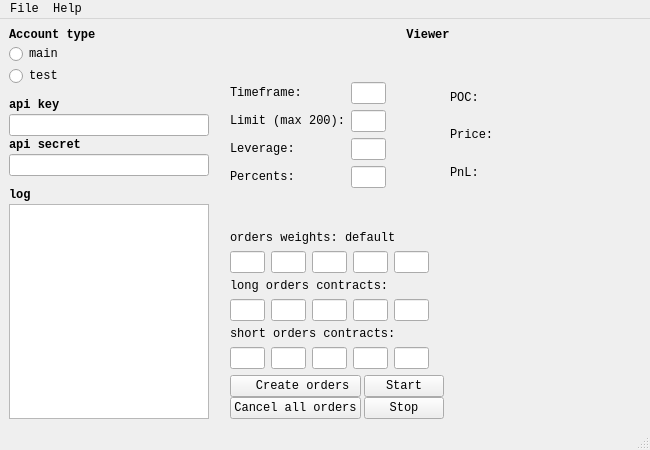
<?xml version="1.0" encoding="UTF-8"?>
<ui version="4.0">
 <class>MainWindow</class>
 <widget class="QMainWindow" name="MainWindow">
  <property name="geometry">
   <rect>
    <x>0</x>
    <y>0</y>
    <width>650</width>
    <height>450</height>
   </rect>
  </property>
  <property name="sizePolicy">
   <sizepolicy hsizetype="Fixed" vsizetype="Fixed">
    <horstretch>0</horstretch>
    <verstretch>0</verstretch>
   </sizepolicy>
  </property>
  <property name="maximumSize">
   <size>
    <width>650</width>
    <height>450</height>
   </size>
  </property>
  <property name="font">
   <font>
    <family>Consolas</family>
    <pointsize>9</pointsize>
   </font>
  </property>
  <property name="windowTitle">
   <string>BITROBOT</string>
  </property>
  <property name="windowIcon">
   <iconset>
    <normaloff>BITROBOT.png</normaloff>BITROBOT.png</iconset>
  </property>
  <widget class="QWidget" name="centralwidget">
   <property name="sizePolicy">
    <sizepolicy hsizetype="Fixed" vsizetype="Fixed">
     <horstretch>0</horstretch>
     <verstretch>0</verstretch>
    </sizepolicy>
   </property>
   <layout class="QGridLayout" name="gridLayout_2">
    <item row="0" column="0">
     <layout class="QGridLayout" name="gridLayout_3">
      <property name="sizeConstraint">
       <enum>QLayout::SetFixedSize</enum>
      </property>
      <property name="horizontalSpacing">
       <number>0</number>
      </property>
      <property name="verticalSpacing">
       <number>2</number>
      </property>
      <item row="0" column="0">
       <widget class="QLabel" name="label">
        <property name="font">
         <font>
          <weight>75</weight>
          <bold>true</bold>
         </font>
        </property>
        <property name="text">
         <string>Account type</string>
        </property>
       </widget>
      </item>
      <item row="6" column="0">
       <widget class="QLineEdit" name="api_key">
        <property name="maximumSize">
         <size>
          <width>200</width>
          <height>16777215</height>
         </size>
        </property>
       </widget>
      </item>
      <item row="7" column="0">
       <widget class="QLabel" name="label_3">
        <property name="font">
         <font>
          <weight>75</weight>
          <bold>true</bold>
         </font>
        </property>
        <property name="text">
         <string>api secret</string>
        </property>
       </widget>
      </item>
      <item row="8" column="0">
       <widget class="QLineEdit" name="api_secret">
        <property name="maximumSize">
         <size>
          <width>200</width>
          <height>16777215</height>
         </size>
        </property>
       </widget>
      </item>
      <item row="5" column="0">
       <widget class="QLabel" name="label_2">
        <property name="font">
         <font>
          <weight>75</weight>
          <bold>true</bold>
         </font>
        </property>
        <property name="text">
         <string>api key</string>
        </property>
       </widget>
      </item>
      <item row="10" column="0">
       <widget class="QLabel" name="label_9">
        <property name="font">
         <font>
          <weight>75</weight>
          <bold>true</bold>
         </font>
        </property>
        <property name="text">
         <string>log</string>
        </property>
       </widget>
      </item>
      <item row="1" column="0">
       <widget class="QRadioButton" name="radioButton_2">
        <property name="text">
         <string>main</string>
        </property>
       </widget>
      </item>
      <item row="2" column="0">
       <widget class="QRadioButton" name="radioButton">
        <property name="text">
         <string>test</string>
        </property>
       </widget>
      </item>
      <item row="11" column="0">
       <widget class="QTextBrowser" name="textBrowser">
        <property name="sizePolicy">
         <sizepolicy hsizetype="Preferred" vsizetype="MinimumExpanding">
          <horstretch>0</horstretch>
          <verstretch>0</verstretch>
         </sizepolicy>
        </property>
        <property name="maximumSize">
         <size>
          <width>200</width>
          <height>16777215</height>
         </size>
        </property>
        <property name="sizeAdjustPolicy">
         <enum>QAbstractScrollArea::AdjustIgnored</enum>
        </property>
       </widget>
      </item>
      <item row="4" column="0">
       <spacer name="verticalSpacer">
        <property name="orientation">
         <enum>Qt::Vertical</enum>
        </property>
        <property name="sizeType">
         <enum>QSizePolicy::Fixed</enum>
        </property>
        <property name="sizeHint" stdset="0">
         <size>
          <width>20</width>
          <height>10</height>
         </size>
        </property>
       </spacer>
      </item>
      <item row="9" column="0">
       <spacer name="verticalSpacer_3">
        <property name="orientation">
         <enum>Qt::Vertical</enum>
        </property>
        <property name="sizeType">
         <enum>QSizePolicy::Fixed</enum>
        </property>
        <property name="sizeHint" stdset="0">
         <size>
          <width>20</width>
          <height>10</height>
         </size>
        </property>
       </spacer>
      </item>
     </layout>
    </item>
    <item row="0" column="1">
     <layout class="QVBoxLayout" name="mainV2">
      <property name="spacing">
       <number>1</number>
      </property>
      <item>
       <widget class="QLabel" name="label_16">
        <property name="font">
         <font>
          <weight>75</weight>
          <bold>true</bold>
         </font>
        </property>
        <property name="text">
         <string>Viewer</string>
        </property>
        <property name="alignment">
         <set>Qt::AlignCenter</set>
        </property>
       </widget>
      </item>
      <item>
       <widget class="QWidget" name="plotwidget" native="true">
        <property name="sizePolicy">
         <sizepolicy hsizetype="Fixed" vsizetype="Fixed">
          <horstretch>0</horstretch>
          <verstretch>0</verstretch>
         </sizepolicy>
        </property>
       </widget>
      </item>
      <item>
       <layout class="QFormLayout" name="formLayout_2">
        <property name="fieldGrowthPolicy">
         <enum>QFormLayout::FieldsStayAtSizeHint</enum>
        </property>
        <property name="horizontalSpacing">
         <number>6</number>
        </property>
        <property name="verticalSpacing">
         <number>6</number>
        </property>
        <property name="leftMargin">
         <number>15</number>
        </property>
        <property name="rightMargin">
         <number>15</number>
        </property>
        <item row="0" column="1">
         <spacer name="verticalSpacer_4">
          <property name="orientation">
           <enum>Qt::Vertical</enum>
          </property>
          <property name="sizeHint" stdset="0">
           <size>
            <width>20</width>
            <height>8</height>
           </size>
          </property>
         </spacer>
        </item>
        <item row="1" column="0">
         <layout class="QFormLayout" name="formLayout">
          <item row="1" column="0">
           <widget class="QLabel" name="label_4">
            <property name="sizePolicy">
             <sizepolicy hsizetype="Fixed" vsizetype="Preferred">
              <horstretch>0</horstretch>
              <verstretch>0</verstretch>
             </sizepolicy>
            </property>
            <property name="text">
             <string>Timeframe:      </string>
            </property>
           </widget>
          </item>
          <item row="1" column="1">
           <widget class="QLineEdit" name="lineEdit_3">
            <property name="sizePolicy">
             <sizepolicy hsizetype="Fixed" vsizetype="Fixed">
              <horstretch>0</horstretch>
              <verstretch>0</verstretch>
             </sizepolicy>
            </property>
            <property name="maximumSize">
             <size>
              <width>35</width>
              <height>16777215</height>
             </size>
            </property>
           </widget>
          </item>
          <item row="2" column="0">
           <widget class="QLabel" name="label_5">
            <property name="sizePolicy">
             <sizepolicy hsizetype="Fixed" vsizetype="Preferred">
              <horstretch>0</horstretch>
              <verstretch>0</verstretch>
             </sizepolicy>
            </property>
            <property name="text">
             <string>Limit (max 200):</string>
            </property>
           </widget>
          </item>
          <item row="2" column="1">
           <widget class="QLineEdit" name="lineEdit_4">
            <property name="sizePolicy">
             <sizepolicy hsizetype="Fixed" vsizetype="Fixed">
              <horstretch>0</horstretch>
              <verstretch>0</verstretch>
             </sizepolicy>
            </property>
            <property name="maximumSize">
             <size>
              <width>35</width>
              <height>16777215</height>
             </size>
            </property>
           </widget>
          </item>
          <item row="3" column="0">
           <widget class="QLabel" name="label_6">
            <property name="sizePolicy">
             <sizepolicy hsizetype="Fixed" vsizetype="Preferred">
              <horstretch>0</horstretch>
              <verstretch>0</verstretch>
             </sizepolicy>
            </property>
            <property name="text">
             <string>Leverage: </string>
            </property>
           </widget>
          </item>
          <item row="3" column="1">
           <widget class="QLineEdit" name="lineEdit_5">
            <property name="sizePolicy">
             <sizepolicy hsizetype="Fixed" vsizetype="Fixed">
              <horstretch>0</horstretch>
              <verstretch>0</verstretch>
             </sizepolicy>
            </property>
            <property name="maximumSize">
             <size>
              <width>35</width>
              <height>16777215</height>
             </size>
            </property>
           </widget>
          </item>
          <item row="4" column="0">
           <widget class="QLabel" name="label_18">
            <property name="sizePolicy">
             <sizepolicy hsizetype="Fixed" vsizetype="Preferred">
              <horstretch>0</horstretch>
              <verstretch>0</verstretch>
             </sizepolicy>
            </property>
            <property name="text">
             <string>Percents:</string>
            </property>
           </widget>
          </item>
          <item row="4" column="1">
           <widget class="QLineEdit" name="lineEdit_6">
            <property name="sizePolicy">
             <sizepolicy hsizetype="Fixed" vsizetype="Fixed">
              <horstretch>0</horstretch>
              <verstretch>0</verstretch>
             </sizepolicy>
            </property>
            <property name="maximumSize">
             <size>
              <width>35</width>
              <height>16777215</height>
             </size>
            </property>
           </widget>
          </item>
         </layout>
        </item>
        <item row="1" column="1">
         <layout class="QVBoxLayout" name="verticalLayout_6">
          <item>
           <layout class="QHBoxLayout" name="horizontalLayout_4">
            <item>
             <widget class="QLabel" name="label_14">
              <property name="text">
               <string>POC:</string>
              </property>
              <property name="alignment">
               <set>Qt::AlignJustify|Qt::AlignVCenter</set>
              </property>
             </widget>
            </item>
            <item>
             <widget class="QLabel" name="label_10">
              <property name="text">
               <string/>
              </property>
              <property name="alignment">
               <set>Qt::AlignJustify|Qt::AlignVCenter</set>
              </property>
             </widget>
            </item>
           </layout>
          </item>
          <item>
           <layout class="QHBoxLayout" name="horizontalLayout_5">
            <item>
             <widget class="QLabel" name="label_13">
              <property name="text">
               <string>Price:</string>
              </property>
              <property name="alignment">
               <set>Qt::AlignJustify|Qt::AlignVCenter</set>
              </property>
             </widget>
            </item>
            <item>
             <widget class="QLabel" name="label_12">
              <property name="text">
               <string/>
              </property>
              <property name="alignment">
               <set>Qt::AlignJustify|Qt::AlignVCenter</set>
              </property>
             </widget>
            </item>
           </layout>
          </item>
          <item>
           <layout class="QHBoxLayout" name="horizontalLayout_6">
            <item>
             <widget class="QLabel" name="label_11">
              <property name="text">
               <string>PnL:</string>
              </property>
              <property name="alignment">
               <set>Qt::AlignJustify|Qt::AlignVCenter</set>
              </property>
             </widget>
            </item>
            <item>
             <widget class="QLabel" name="label_15">
              <property name="text">
               <string/>
              </property>
              <property name="alignment">
               <set>Qt::AlignJustify|Qt::AlignVCenter</set>
              </property>
             </widget>
            </item>
           </layout>
          </item>
         </layout>
        </item>
        <item row="2" column="0">
         <spacer name="verticalSpacer_2">
          <property name="orientation">
           <enum>Qt::Vertical</enum>
          </property>
          <property name="sizeHint" stdset="0">
           <size>
            <width>20</width>
            <height>8</height>
           </size>
          </property>
         </spacer>
        </item>
        <item row="3" column="0">
         <widget class="QLabel" name="label_7">
          <property name="sizePolicy">
           <sizepolicy hsizetype="Fixed" vsizetype="Preferred">
            <horstretch>0</horstretch>
            <verstretch>0</verstretch>
           </sizepolicy>
          </property>
          <property name="text">
           <string>orders weights: default</string>
          </property>
         </widget>
        </item>
        <item row="4" column="0">
         <layout class="QHBoxLayout" name="horizontalLayout">
          <item>
           <widget class="QLineEdit" name="w1">
            <property name="sizePolicy">
             <sizepolicy hsizetype="Maximum" vsizetype="Fixed">
              <horstretch>0</horstretch>
              <verstretch>0</verstretch>
             </sizepolicy>
            </property>
            <property name="maximumSize">
             <size>
              <width>35</width>
              <height>16777215</height>
             </size>
            </property>
           </widget>
          </item>
          <item>
           <widget class="QLineEdit" name="w2">
            <property name="sizePolicy">
             <sizepolicy hsizetype="Fixed" vsizetype="Fixed">
              <horstretch>0</horstretch>
              <verstretch>0</verstretch>
             </sizepolicy>
            </property>
            <property name="maximumSize">
             <size>
              <width>35</width>
              <height>16777215</height>
             </size>
            </property>
            <property name="clearButtonEnabled">
             <bool>false</bool>
            </property>
           </widget>
          </item>
          <item>
           <widget class="QLineEdit" name="w3">
            <property name="sizePolicy">
             <sizepolicy hsizetype="Fixed" vsizetype="Fixed">
              <horstretch>0</horstretch>
              <verstretch>0</verstretch>
             </sizepolicy>
            </property>
            <property name="maximumSize">
             <size>
              <width>35</width>
              <height>16777215</height>
             </size>
            </property>
           </widget>
          </item>
          <item>
           <widget class="QLineEdit" name="w4">
            <property name="sizePolicy">
             <sizepolicy hsizetype="Fixed" vsizetype="Fixed">
              <horstretch>0</horstretch>
              <verstretch>0</verstretch>
             </sizepolicy>
            </property>
            <property name="maximumSize">
             <size>
              <width>35</width>
              <height>16777215</height>
             </size>
            </property>
           </widget>
          </item>
          <item>
           <widget class="QLineEdit" name="w5">
            <property name="sizePolicy">
             <sizepolicy hsizetype="Fixed" vsizetype="Fixed">
              <horstretch>0</horstretch>
              <verstretch>0</verstretch>
             </sizepolicy>
            </property>
            <property name="maximumSize">
             <size>
              <width>35</width>
              <height>16777215</height>
             </size>
            </property>
           </widget>
          </item>
         </layout>
        </item>
        <item row="5" column="0">
         <widget class="QLabel" name="label_8">
          <property name="sizePolicy">
           <sizepolicy hsizetype="Fixed" vsizetype="Preferred">
            <horstretch>0</horstretch>
            <verstretch>0</verstretch>
           </sizepolicy>
          </property>
          <property name="text">
           <string>long orders contracts: </string>
          </property>
         </widget>
        </item>
        <item row="6" column="0">
         <layout class="QHBoxLayout" name="horizontalLayout_3" stretch="0,0,0,0,0">
          <property name="spacing">
           <number>6</number>
          </property>
          <property name="sizeConstraint">
           <enum>QLayout::SetMaximumSize</enum>
          </property>
          <item>
           <widget class="QLineEdit" name="w1_2">
            <property name="sizePolicy">
             <sizepolicy hsizetype="Maximum" vsizetype="Fixed">
              <horstretch>0</horstretch>
              <verstretch>0</verstretch>
             </sizepolicy>
            </property>
            <property name="maximumSize">
             <size>
              <width>35</width>
              <height>16777215</height>
             </size>
            </property>
            <property name="clearButtonEnabled">
             <bool>false</bool>
            </property>
           </widget>
          </item>
          <item>
           <widget class="QLineEdit" name="w2_2">
            <property name="sizePolicy">
             <sizepolicy hsizetype="Maximum" vsizetype="Fixed">
              <horstretch>0</horstretch>
              <verstretch>0</verstretch>
             </sizepolicy>
            </property>
            <property name="maximumSize">
             <size>
              <width>35</width>
              <height>16777215</height>
             </size>
            </property>
           </widget>
          </item>
          <item>
           <widget class="QLineEdit" name="w3_2">
            <property name="sizePolicy">
             <sizepolicy hsizetype="Maximum" vsizetype="Fixed">
              <horstretch>0</horstretch>
              <verstretch>0</verstretch>
             </sizepolicy>
            </property>
            <property name="maximumSize">
             <size>
              <width>35</width>
              <height>16777215</height>
             </size>
            </property>
           </widget>
          </item>
          <item>
           <widget class="QLineEdit" name="w4_2">
            <property name="sizePolicy">
             <sizepolicy hsizetype="Maximum" vsizetype="Fixed">
              <horstretch>0</horstretch>
              <verstretch>0</verstretch>
             </sizepolicy>
            </property>
            <property name="maximumSize">
             <size>
              <width>35</width>
              <height>16777215</height>
             </size>
            </property>
           </widget>
          </item>
          <item>
           <widget class="QLineEdit" name="w5_2">
            <property name="sizePolicy">
             <sizepolicy hsizetype="Maximum" vsizetype="Fixed">
              <horstretch>0</horstretch>
              <verstretch>0</verstretch>
             </sizepolicy>
            </property>
            <property name="maximumSize">
             <size>
              <width>35</width>
              <height>16777215</height>
             </size>
            </property>
           </widget>
          </item>
         </layout>
        </item>
        <item row="7" column="0">
         <widget class="QLabel" name="label_17">
          <property name="sizePolicy">
           <sizepolicy hsizetype="Fixed" vsizetype="Preferred">
            <horstretch>0</horstretch>
            <verstretch>0</verstretch>
           </sizepolicy>
          </property>
          <property name="text">
           <string>short orders contracts: </string>
          </property>
         </widget>
        </item>
        <item row="8" column="0">
         <layout class="QHBoxLayout" name="horizontalLayout_7" stretch="0,0,0,0,0">
          <property name="spacing">
           <number>6</number>
          </property>
          <property name="sizeConstraint">
           <enum>QLayout::SetMaximumSize</enum>
          </property>
          <item>
           <widget class="QLineEdit" name="w1_3">
            <property name="sizePolicy">
             <sizepolicy hsizetype="Maximum" vsizetype="Fixed">
              <horstretch>0</horstretch>
              <verstretch>0</verstretch>
             </sizepolicy>
            </property>
            <property name="maximumSize">
             <size>
              <width>35</width>
              <height>16777215</height>
             </size>
            </property>
            <property name="clearButtonEnabled">
             <bool>false</bool>
            </property>
           </widget>
          </item>
          <item>
           <widget class="QLineEdit" name="w2_3">
            <property name="sizePolicy">
             <sizepolicy hsizetype="Maximum" vsizetype="Fixed">
              <horstretch>0</horstretch>
              <verstretch>0</verstretch>
             </sizepolicy>
            </property>
            <property name="maximumSize">
             <size>
              <width>35</width>
              <height>16777215</height>
             </size>
            </property>
           </widget>
          </item>
          <item>
           <widget class="QLineEdit" name="w3_3">
            <property name="sizePolicy">
             <sizepolicy hsizetype="Maximum" vsizetype="Fixed">
              <horstretch>0</horstretch>
              <verstretch>0</verstretch>
             </sizepolicy>
            </property>
            <property name="maximumSize">
             <size>
              <width>35</width>
              <height>16777215</height>
             </size>
            </property>
           </widget>
          </item>
          <item>
           <widget class="QLineEdit" name="w4_3">
            <property name="sizePolicy">
             <sizepolicy hsizetype="Maximum" vsizetype="Fixed">
              <horstretch>0</horstretch>
              <verstretch>0</verstretch>
             </sizepolicy>
            </property>
            <property name="maximumSize">
             <size>
              <width>35</width>
              <height>16777215</height>
             </size>
            </property>
           </widget>
          </item>
          <item>
           <widget class="QLineEdit" name="w5_3">
            <property name="sizePolicy">
             <sizepolicy hsizetype="Maximum" vsizetype="Fixed">
              <horstretch>0</horstretch>
              <verstretch>0</verstretch>
             </sizepolicy>
            </property>
            <property name="maximumSize">
             <size>
              <width>35</width>
              <height>16777215</height>
             </size>
            </property>
           </widget>
          </item>
         </layout>
        </item>
        <item row="9" column="0">
         <layout class="QGridLayout" name="gridLayout" columnminimumwidth="10,0">
          <property name="horizontalSpacing">
           <number>3</number>
          </property>
          <property name="verticalSpacing">
           <number>0</number>
          </property>
          <item row="0" column="1">
           <layout class="QVBoxLayout" name="verticalLayout">
            <property name="spacing">
             <number>0</number>
            </property>
            <item>
             <widget class="QPushButton" name="pushButton">
              <property name="sizePolicy">
               <sizepolicy hsizetype="Fixed" vsizetype="Fixed">
                <horstretch>0</horstretch>
                <verstretch>0</verstretch>
               </sizepolicy>
              </property>
              <property name="text">
               <string>Start</string>
              </property>
             </widget>
            </item>
            <item>
             <widget class="QPushButton" name="pushButton_2">
              <property name="sizePolicy">
               <sizepolicy hsizetype="Fixed" vsizetype="Fixed">
                <horstretch>0</horstretch>
                <verstretch>0</verstretch>
               </sizepolicy>
              </property>
              <property name="text">
               <string>Stop</string>
              </property>
             </widget>
            </item>
           </layout>
          </item>
          <item row="0" column="0">
           <layout class="QVBoxLayout" name="verticalLayout_2">
            <property name="spacing">
             <number>0</number>
            </property>
            <property name="sizeConstraint">
             <enum>QLayout::SetNoConstraint</enum>
            </property>
            <item>
             <widget class="QPushButton" name="pushButton_3">
              <property name="sizePolicy">
               <sizepolicy hsizetype="Fixed" vsizetype="Fixed">
                <horstretch>0</horstretch>
                <verstretch>0</verstretch>
               </sizepolicy>
              </property>
              <property name="layoutDirection">
               <enum>Qt::LeftToRight</enum>
              </property>
              <property name="text">
               <string>   Create orders </string>
              </property>
             </widget>
            </item>
            <item>
             <widget class="QPushButton" name="cancelButton">
              <property name="sizePolicy">
               <sizepolicy hsizetype="Fixed" vsizetype="Fixed">
                <horstretch>0</horstretch>
                <verstretch>0</verstretch>
               </sizepolicy>
              </property>
              <property name="text">
               <string>Cancel all orders</string>
              </property>
             </widget>
            </item>
           </layout>
          </item>
         </layout>
        </item>
       </layout>
      </item>
     </layout>
    </item>
   </layout>
  </widget>
  <widget class="QMenuBar" name="menubar">
   <property name="geometry">
    <rect>
     <x>0</x>
     <y>0</y>
     <width>650</width>
     <height>20</height>
    </rect>
   </property>
   <property name="font">
    <font>
     <family>Consolas</family>
    </font>
   </property>
   <widget class="QMenu" name="menuFile">
    <property name="title">
     <string>File</string>
    </property>
    <addaction name="actionExit"/>
   </widget>
   <widget class="QMenu" name="menuAbout">
    <property name="title">
     <string>Help</string>
    </property>
    <addaction name="actionAbout"/>
   </widget>
   <addaction name="menuFile"/>
   <addaction name="menuAbout"/>
  </widget>
  <widget class="QStatusBar" name="statusbar"/>
  <action name="actionAbout">
   <property name="checkable">
    <bool>true</bool>
   </property>
   <property name="text">
    <string>About</string>
   </property>
  </action>
  <action name="actionExit">
   <property name="checkable">
    <bool>true</bool>
   </property>
   <property name="text">
    <string>Exit</string>
   </property>
  </action>
 </widget>
 <resources/>
 <connections/>
</ui>
